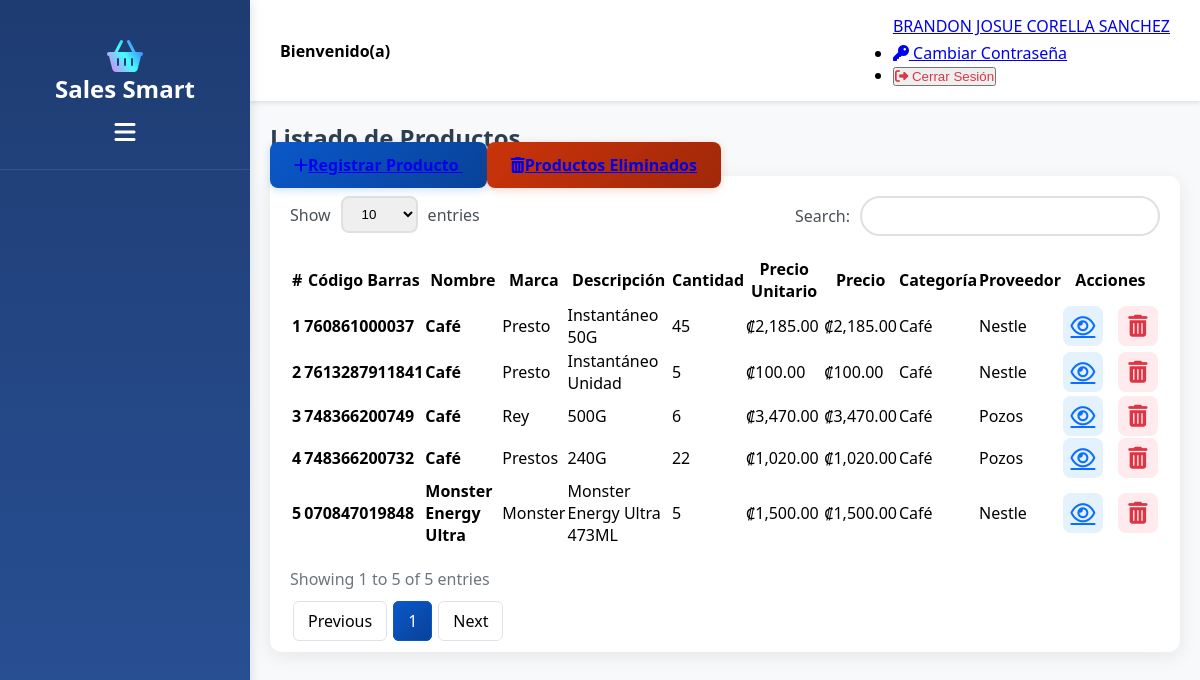
Before: /View/Productos/Productos.php (signed in) with the older database file.
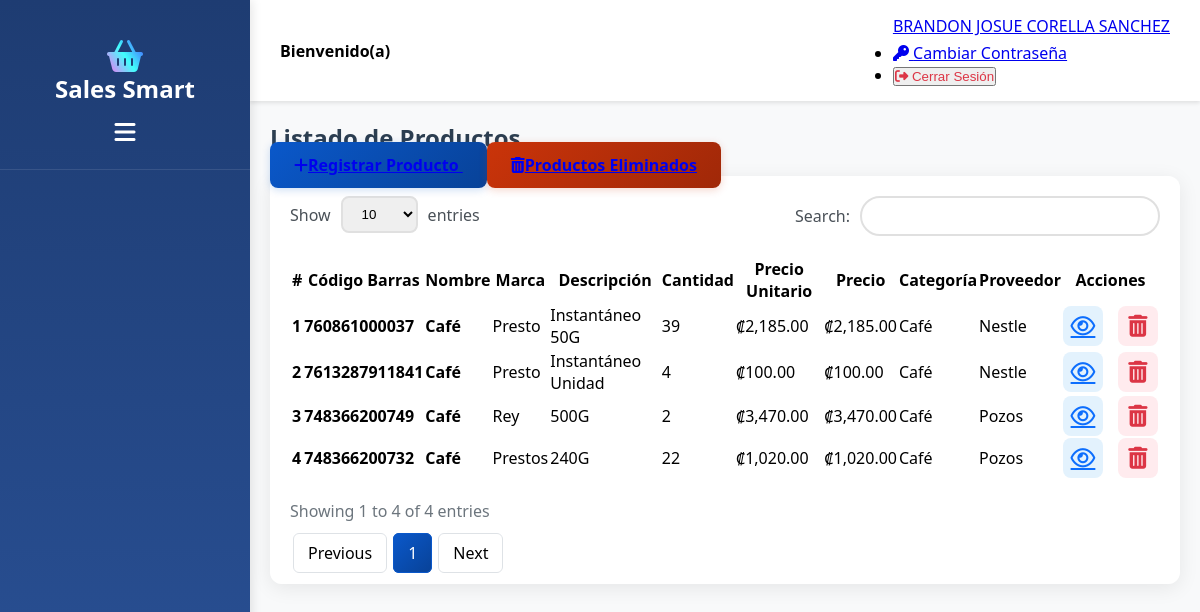
After: the same page with the newer database file.
### tables this page shows
CREATE TABLE `tbproducto` (
  `idProducto` int NOT NULL AUTO_INCREMENT,
  `codigoBarras` varchar(255) NOT NULL,
  `nombre` varchar(255) NOT NULL,
  `marca` varchar(255) NOT NULL,
  `idCategoria` int NOT NULL,
  `descripcion` varchar(255) NOT NULL,
  `cantidad` int NOT NULL,
  `precioUnitario` decimal(10,2) DEFAULT NULL,
  `precio` decimal(10,2) DEFAULT NULL,
  `idProveedor` int NOT NULL,
  `estado` bit(1) NOT NULL DEFAULT b'1',
  PRIMARY KEY (`idProducto`),
  UNIQUE KEY `uq_tbproducto_codigoBarras` (`codigoBarras`),
  KEY `FK_PRODUCTO_CATEGORIA` (`idCategoria`),
  KEY `FK_PRODUCTO_PROVEEDOR` (`idProveedor`),
  CONSTRAINT `FK_PRODUCTO_CATEGORIA` FOREIGN KEY (`idCategoria`) REFERENCES `tbcategoria` (`idCategoria`),
  CONSTRAINT `FK_PRODUCTO_PROVEEDOR` FOREIGN KEY (`idProveedor`) REFERENCES `tbproveedores` (`idProveedor`)
);

CREATE TABLE `tbcategoria` (
  `idCategoria` int NOT NULL AUTO_INCREMENT,
  `nombreCategoria` varchar(45) NOT NULL,
  `estado` bit(1) NOT NULL DEFAULT b'1',
  PRIMARY KEY (`idCategoria`)
);

CREATE TABLE `tbproveedores` (
  `idProveedor` int NOT NULL AUTO_INCREMENT,
  `nombreProveedor` varchar(255) NOT NULL,
  `telefono` varchar(80) DEFAULT NULL,
  `correoElectronico` varchar(255) DEFAULT NULL,
  `estado` bit(1) NOT NULL DEFAULT b'1',
  PRIMARY KEY (`idProveedor`)
);

### Model/ProductosModel.php (called while the page is built, shortened)
<?php
    function ConsultarProductosModel ()
    {
        try
        {
            $context = OpenConnection();
            $sentencia = "CALL ConsultarProductos()";
            $resultado = $context -> query($sentencia);
            $datos = [];
            while ($row = $resultado->fetch_assoc())
            {
                $datos[] = $row;
            }
            return $datos;
        }
        catch(Exception $error)
        {
            SaveError($error);
            return false;
        }
    }
?>

### Controller/ProductosController.php (called while the page is built, shortened)
<?php
    include_once $_SERVER['DOCUMENT_ROOT'] . '/SalesSmart/Model/ProductosModel.php';
    function ConsultarProductos ()
    {
        return ConsultarProductosModel();
    }
?>

### View/Productos/Productos.php (the view, shortened to what this page needs)
<?php
    include_once $_SERVER['DOCUMENT_ROOT'] . '/SalesSmart/View/LayoutInterno.php';
    include_once $_SERVER['DOCUMENT_ROOT'] . '/SalesSmart/Controller/ProductosController.php';
    $productos = ConsultarProductos();
?>
<!doctype html>
<html lang="es">
<?php ShowCSS() ?>
<body>
    <?php ShowNav() ?>
    <div class="row mb-3">
        <div class="col-12 mt-4">
            <h2 class="text-center mb-3" style="color: #2c3e50; font-weight: 700;">Listado de Productos</h2>
        </div>
        <div class="mb-3">
            <a class="btn text-white px-4 btn-custom-primary mt-1"
                href="RegistrarProducto.php">
                <i class="fa-solid fa-plus me-2"></i>Registrar Producto
            </a>
            <a class="btn text-white px-4 btn-custom-danger mt-1"
                href="ListadoProductosEliminados.php">
                <i class="fa-solid fa-trash-can me-2"></i>Productos Eliminados
            </a>
        </div>
    </div>
    <div class="card">
        <div class="card-body p-0 mt-3">
            <div class="table-responsive">
                <table class="table mb-0 text-center" id="tbProducto" name="tbProducto">
                    <thead>
                        <tr>
                            <th scope="col" class="text-center align-middle">#</th>
                            <th scope="col" class="text-center align-middle">Código Barras</th>
                            <th scope="col" class="text-center align-middle">Nombre</th>
                            <th scope="col" class="text-center align-middle">Marca</th>
                            <th scope="col" class="text-center align-middle">Descripción</th>
                            <th scope="col" class="text-center align-middle">Cantidad</th>
                            <th scope="col" class="text-center align-middle">Precio Unitario</th>
                            <th scope="col" class="text-center align-middle">Precio</th>
                            <th scope="col" class="text-center align-middle">Categoría</th>
                            <th scope="col" class="text-center align-middle">Proveedor</th>
                            <th scope="col" class="text-center align-middle">Acciones</th>
                        </tr>
                    </thead>
                    <tbody>
                    <?php
                    foreach ($productos as $producto)
                    {
                        if ($producto['cantidad'] <= 5)
                        {
                            $badgeStock = 'danger';
                        }
                        elseif ($producto['cantidad'] <= 10)
                        {
                            $badgeStock = 'warning';
                        }
                        else
                        {
                            $badgeStock = 'success';
                        }
                        echo '
                        <tr>
                            <td class="text-center align-middle"><strong>'.$producto['idProducto'].'</strong></td>
                            <td class="text-center align-middle">
                                <strong>'.$producto['codigoBarras'].'</strong>
                            </td>
                            <td class="text-center align-middle">
                                <strong>'.$producto['nombre'].'</strong>
                            </td>
                            <td class="text-center align-middle">
                                '.$producto['marca'].'
                            </td>
                            <td class="text-center align-middle">
                                '.$producto['descripcion'].'
                            </td>
                            <td class="text-center align-middle">
                                <span class="badge bg-'.$badgeStock.'">
                                    '.$producto['cantidad'].'
                                </span>
                            </td>
                            <td class="text-center align-middle">
                                ₡'.number_format($producto['precioUnitario'], 2).'
                            </td>
                            <td class="text-center align-middle">
                                ₡'.number_format($producto['precio'], 2).'
                            </td>
                            <td class="text-center align-middle">
                                <span class="badge bg-info">
                                    '.$producto['nombreCategoria'].'
                                </span>
                            </td>
                            <td class="text-center align-middle">
                                '.$producto['nombreProveedor'].'
                            </td>
                            <td class="text-center align-middle">
                                <div class="action-buttons d-flex justify-content-center gap-3">
                                    <a href="ActualizarProducto.php?id='.$producto['idProducto'].'"
                                    title="Ver"
                                    style="color:#0d6efd;font-size:22px;">
                                        <i class="fa-regular fa-eye"></i>
                                    </a>
                                    <form method="POST" action="" style="margin:0;">
                                        <input type="hidden" name="idProducto" value="'.$producto['idProducto'].'">
                                        <button type="submit"
                                            name="btnEliminarProducto"
                                            title="Eliminar"
                                            style="background:none;border:none;color:#198754;font-size:22px;">
                                            <i class="fa-solid fa-trash-can"></i>
                                        </button>
                                    </form>
                                </div>
                            </td>
                        </tr>';
                    }
                    ?>
                    </tbody>
                </table>
            </div>
        </div>
    </div>
</body>
</html>

### View/LayoutInterno.php (shortened to what this page needs)
<?php
    function ShowCSS()
    {
        echo
        '
        <head>
            <meta charset="utf-8">
            <meta name="viewport" content="width=device-width, initial-scale=1">
            <title>Sales Smart</title>
            <link href="https://cdn.jsdelivr.net/npm/bootstrap@5.3.2/dist/css/bootstrap.min.css" rel="stylesheet"integrity="sha384-T3c6CoIi6uLrA9TneNEoa7RxnatzjcDSCmG1MXxSR1GAsXEV/Dwwykc2MPK8M2HN">
            <link rel="stylesheet" href="../CSS/EstilosHome.css">
            <link rel="stylesheet" href="https://cdnjs.cloudflare.com/ajax/libs/font-awesome/6.5.1/css/all.min.css" />
            <link rel="icon" href="../Images/favicon.ico">
            <link rel="stylesheet" href="../CSS/EstilosProveedor.css">
            <link rel="stylesheet" href="../CSS/EstilosProducto.css">
            <link rel="stylesheet" href="../CSS/EstilosCredito.css">
            <link rel="stylesheet" href="../CSS/EstilosVenta.css">
            <link rel="stylesheet" href="../CSS/EstilosDetalle.css">
            <link rel="stylesheet" href="../CSS/EstilosDashboard.css">
        </head>
        ';
    }
    function ShowNav()
    {
      $nombreCompleto = "";
      $nombreRol = "";
      if(isset($_SESSION["nombreCompleto"]))
      {
        $nombreCompleto = $_SESSION["nombreCompleto"];
        $nombreRol = $_SESSION["nombreRol"];
      }
      echo
      '
        <nav class="sidebar" id="sidebar">
            <div class="sidebar-header">
                <i class="fa-solid fa-basket-shopping gradient-icon mb-3"></i>
                <h3 class="brand-title">Sales Smart</h3>
                <button class="toggle-btn" onclick="toggleSidebar()">
                    <i class="fas fa-bars"></i>
                </button>
            </div>
            <ul class="nav-menu">
            ';
        echo
        '
        </nav>
        <div class="main-content">
            <div class="top-navbar d-flex justify-content-between align-items-center">
                <h4 class="mb-0">Bienvenido(a)</h4>
                <div class="dropdown">
                    <a class="dropdown-toggle text-decoration-none text-dark" href="#" role="button"
                        data-bs-toggle="dropdown" aria-expanded="false">
                        <div class="text-center">
                            <div class="fw-bold">
                                '.$nombreCompleto.'
                            </div>
                            <small class="text-muted">
                                '.$nombreRol.'
                            </small>
                        </div>
                    </a>
                    <ul class="dropdown-menu dropdown-menu-end text-start shadow">
                        <li>
                            <a class="dropdown-item d-flex align-items-center" href="../../View/Principal/CambiarContrasenna.php">
                                <i class="fa-solid fa-key me-2"></i>
                                Cambiar Contraseña
                            </a>
                        </li>
                        <li>
                            <form action="" method="POST">
                                <button type="submit"
                                        class="dropdown-item text-danger fw-semibold"
                                        id="btnSalir"
                                        name="btnSalir">
                                    <i class="fa-solid fa-right-from-bracket me-2"></i>
                                    <span class="align-middle">Cerrar Sesión</span>
                                </button>
                            </form>
                        </li>
                    </ul>
                </div>
                <button class="mobile-menu-btn" onclick="toggleMobileSidebar()">
                    <i class="fas fa-bars"></i>
                </button>
            </div>
      ';
    }
?>

### View/CSS/EstilosHome.css (style rules this page uses)
* { margin: 0; padding: 0; box-sizing: border-box; }
body { font-family: 'Segoe UI', Tahoma, Geneva, Verdana, sans-serif; overflow-x: hidden; }
.sidebar { position: fixed; top: 0; left: 0; height: 100vh; width: 250px; background: linear-gradient(180deg, #1e3c72 0%, #2a5298 100%); padding-top: 20px; transition: all 0.3s ease; z-index: 1000; box-shadow: 2px 0 10px rgba(0, 0, 0, 0.1); }
.sidebar-header { padding: 20px; text-align: center; color: white; border-bottom: 1px solid rgba(255, 255, 255, 0.1); margin-bottom: 20px; }
.sidebar-header h3 { font-size: 1.5rem; font-weight: 600; margin: 0; transition: opacity 0.3s; }
.sidebar-header .toggle-btn { background: none; border: none; color: white; font-size: 1.5rem; cursor: pointer; padding: 5px; margin-top: 10px; }
.main-content { margin-left: 250px; padding: 20px; transition: margin-left 0.3s ease; min-height: 100vh; background: #f8f9fa; }
.top-navbar { background: white; padding: 15px 30px; margin: -20px -20px 20px -20px; box-shadow: 0 2px 4px rgba(0, 0, 0, 0.1); display: flex; justify-content: space-between; align-items: center; }
.gradient-icon { font-size: 2rem; background: linear-gradient(235deg, rgba(69, 84, 255, 1), rgba(64, 255, 252, 1), rgba(250, 110, 245, 1)); -webkit-background-clip: text; -webkit-text-fill-color: transparent; display: inline-block; }
.dropdown-toggle::after { display: none; }

### View/CSS/EstilosProveedor.css (style rules this page uses)
.action-buttons { display: flex; justify-content: center; gap: 15px; align-items: center; }
.action-buttons a, .action-buttons button { transition: all 0.3s ease; display: inline-flex; align-items: center; justify-content: center; width: 40px; height: 40px; border-radius: 8px; }
.action-buttons a { background-color: #e3f2fd; color: #0d6efd; }
.action-buttons button { background-color: #ffebee !important; color: #dc3545 !important; border: none !important; padding: 0 !important; margin: 0 !important; cursor: pointer; }
.btn-custom-primary { background: linear-gradient(135deg, #0a58ca 0%, #084298 100%); border: none; border-radius: 8px; padding: 12px 24px; font-weight: 600; transition: all 0.3s ease; box-shadow: 0 2px 8px rgba(10, 88, 202, 0.2); }
.btn-custom-danger { background: linear-gradient(135deg, #ca340a 0%, #a02808 100%); border: none; border-radius: 8px; padding: 12px 24px; font-weight: 600; transition: all 0.3s ease; box-shadow: 0 2px 8px rgba(202, 52, 10, 0.2); }
.card { border: none; border-radius: 12px; box-shadow: 0 4px 20px rgba(0, 0, 0, 0.08); overflow: hidden; }
.text-danger { color: #dc3545; }

### View/CSS/EstilosDashboard.css (style rules this page uses)
:root { --primary-gradient: linear-gradient(135deg, #667eea 0%, #764ba2 100%); --success-gradient: linear-gradient(135deg, #11998e 0%, #38ef7d 100%); --warning-gradient: linear-gradient(135deg, #f093fb 0%, #f5576c 100%); --info-gradient: linear-gradient(135deg, #4facfe 0%, #00f2fe 100%); --dark-bg: #f8f9fa; --card-shadow: 0 10px 30px rgba(0, 0, 0, 0.1); --card-hover-shadow: 0 15px 40px rgba(0, 0, 0, 0.15); }
body { background: var(--dark-bg); font-family: 'Segoe UI', Tahoma, Geneva, Verdana, sans-serif; }

Changed rows visible on the page:
no longer on this page (row edited): tbproducto: idProducto "5", codigoBarras "070847019848", nombre "Monster Energy Ultra", marca "Monster", descripcion "Monster Energy Ultra 473ML", cantidad "5", precioUnitario "1,500.00", precio "1,500.00", idCategoria.nombreCategoria "Café", idProveedor.nombreProveedor "Nestle"
changed tbproducto "Instantáneo 50G": cantidad "45" → "39"
changed tbproducto "Instantáneo Unidad": cantidad "5" → "4"
changed tbproducto "Rey": cantidad "6" → "2"
Other visible differences:
text written by a page script: "Show entries Search: Showing 1 to 5 of 5 entries Previous 1 Next" → "Show entries Search: Showing 1 to 4 of 4 entries Previous 1 Next"
